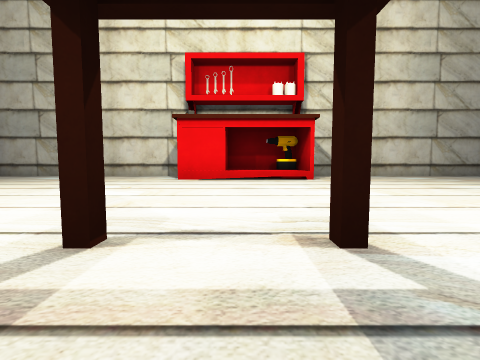
view 1 (above)

12 first-person views from a walk through a 3-D level made in the Unity game engine. The camera is 0.41 m above the floor, tilts 4° down and sees 90° across. The floor is counted in squares, 1 m on a side. Each view is taken from the middle of a square. On the plan, view 1 faces up. The plan holds only what a view shows up to about 9 squares ahead; the rest is blank. Some surface patterns are stand-ins.

view 2
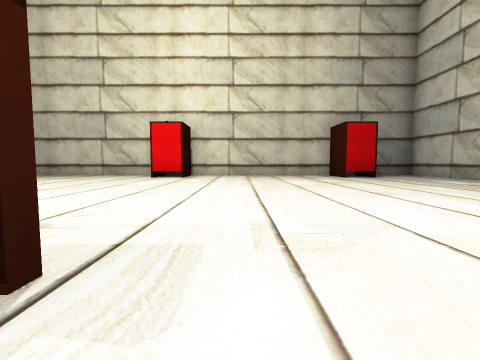

view 3
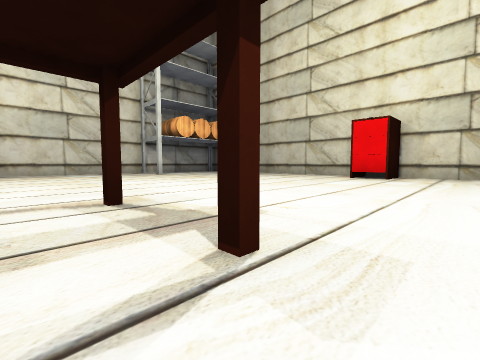

view 4
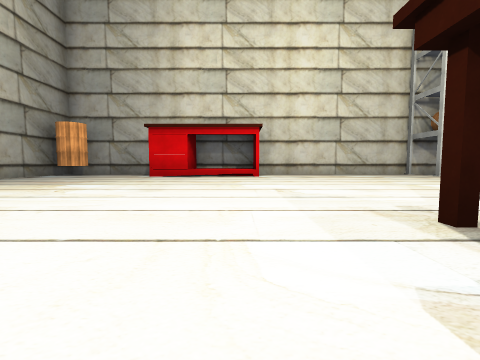

view 5
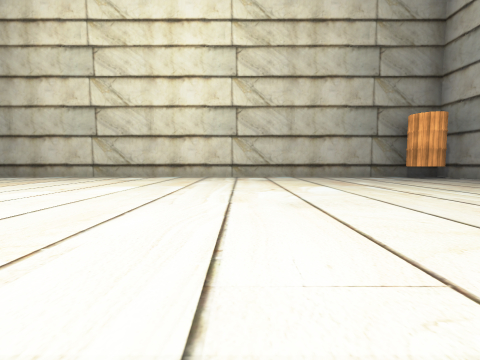

view 6
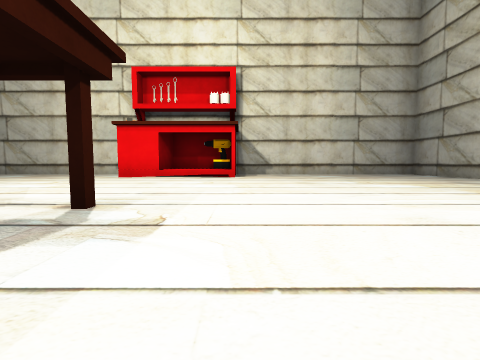

view 7
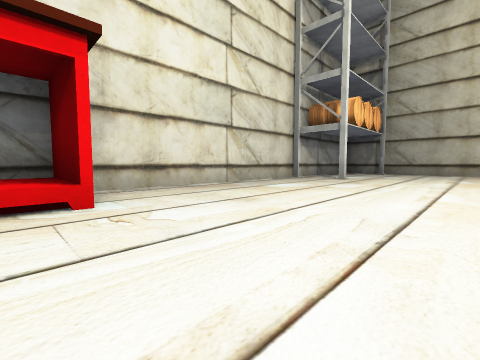

view 8
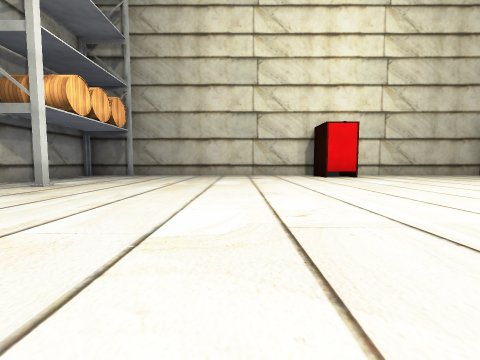

view 9
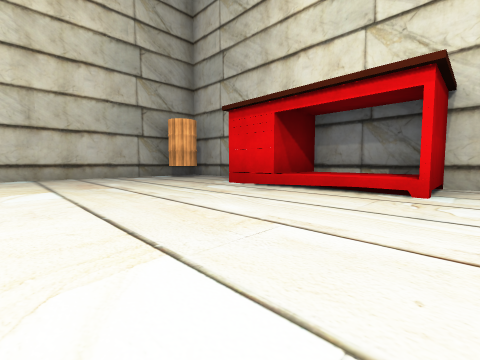

view 10
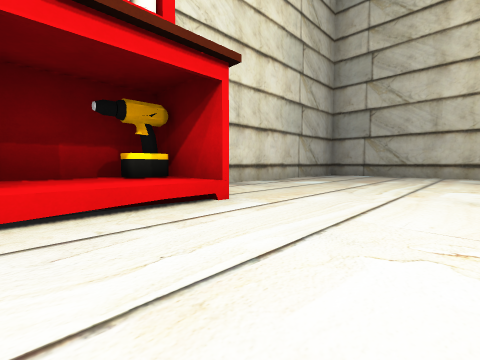

view 11
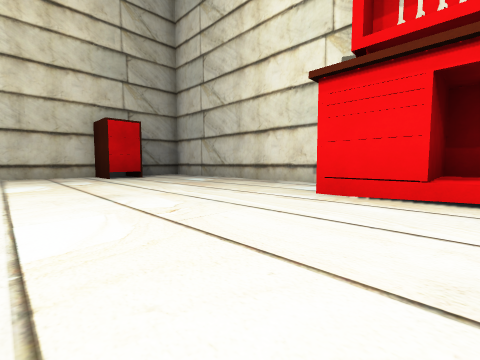

view 12
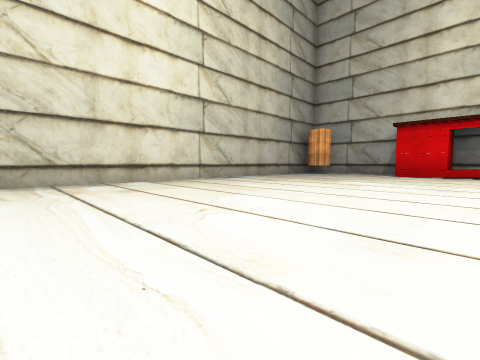

### Floor plan
Key: @ floor where view 1 was taken; # wall or solid block; . floor; ^ raised ledge; B barrel; O other object.
Columns run from 8 left of view 1 to 9 right of it. Each row starts with its distance up from view 1.
  8 ##################
  7 #...... ^O#......#
  6 ##.....#^^#......#
  5 ##...............#
  4 #................#
  3 #................#
  2 #................#
  1 #......#.#.......#
  0 ##......@........#
 -1 #......#.#.......#
 -2 #................#
 -3 #................#
 -4 #................#
 -5 #................#
 -6 #................#
 -7 #.........^^##.BB
 -8 ##########^^#####

Where each view was taken, in squares from view 1:
view 1: 0 up, 0 right, facing up
view 2: 2 up, 0 right, facing left
view 3: 2 up, 0 right, facing down-left
view 4: 1 up, 2 right, facing down
view 5: 2 down, 1 right, facing right
view 6: 1 down, 2 right, facing up
view 7: 4 down, 2 right, facing down-left
view 8: 3 down, 0 right, facing left
view 9: 3 down, 1 right, facing down-right
view 10: 4 up, 0 right, facing up-right
view 11: 3 up, 0 right, facing up-left
view 12: 2 up, 3 right, facing down-right
